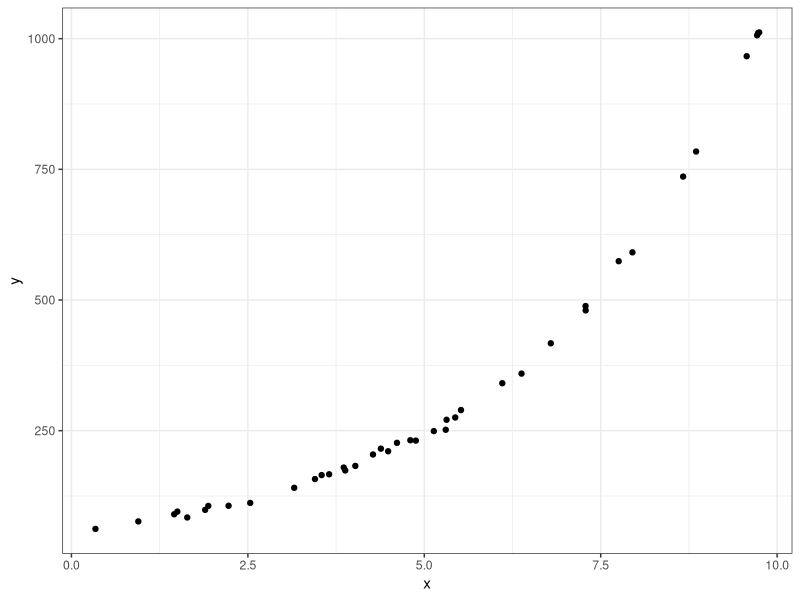

Write R code to recreate this figure. (Note: this script raises an error after producing the figure.)
#--------------------------------------**--------------------------------------#
#  File Name: make_JMP_data.R
#  Purpose:
#
#  Creation Date: 09-02-2016
#  Last Modified: Wed Feb 10 13:49:31 2016
#  Created By:
#
#--------------------------------------**--------------------------------------#
#
#  FORTRAN and C: 
#  source('~/R/shlib/C_FORTRAN.shlib.r')
#  .Fortran("subroutine name",as.integer(input1),as.double(input2), etc)
#

library(ggplot2)

# generate 40 values between 0 and 10, store them in x
x <- runif(40,0,10)

# for each x value, find e^(.3*x + 4) and add a little noise (rnorm part)
y <- exp(.3*x + 4) + rnorm(40,0,6)

# plot x and y
png("~/proj/imouzon.github.io/stat105/lectures/lecture9/transform.png", height = 500, width = 800)
qplot(x, y) + theme_bw()
dev.off()

# save the x and y values as a data frame
write.csv(data.frame("x" = x, "y" = y), "~/proj/imouzon.github.io/stat105/lectures/lecture9/transform.csv", quote=FALSE, row.names=FALSE)

#signal
x <- runif(40,-3,4)
y <- 4 + 2*x - 2*x*x + rnorm(40)

# plot x and y
png("~/proj/imouzon.github.io/stat105/lectures/lecture9/quadratic.png", height = 500, width = 800)
qplot(x, y) + theme_bw()
dev.off()

# save the x and y values as a data frame
write.csv(data.frame("x" = x, "y" = y), "~/proj/imouzon.github.io/stat105/lectures/lecture9/quadratic.csv", quote=FALSE, row.names=FALSE)

library(dplyr)
library(tidyr)
library(ggplot2)

line_fit <- data.frame("x" = runif(25,-3,3)) %>% mutate(`Good linear fit` = 3*x - 1 + .25*rnorm(25), `OK linear fit` = -3*x + 2 + 4*rnorm(25), `Poor linear fit` = x^2 + .5*rnorm(25)) %>% gather("fit","y",-x)

png("~/proj/imouzon.github.io/stat105/lectures/lecture9/line_fits.png", height = 250, width = 500)
ggplot(data = line_fit, aes(x = x, y = y, facets = fit)) + geom_point() + facet_grid(.~fit,scales="free_y") + geom_smooth(method = "lm", se = FALSE, color = "blue") + theme_bw()
dev.off()

line_fit %>% group_by(fit) %>% summarize(corr = cor(x,y))

